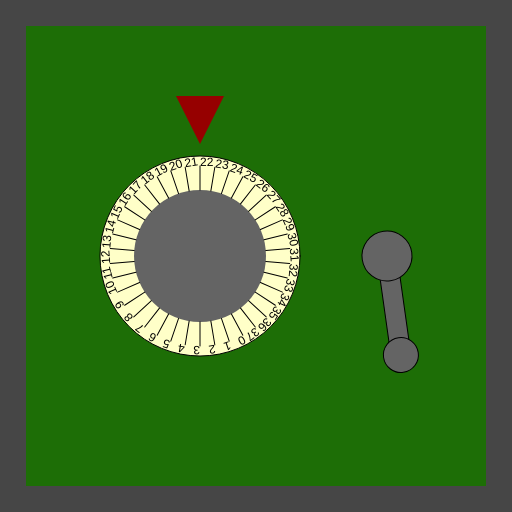
Frame 1 (no input)
Frame 60 (no input): identical to frame 1, image omitted
Frame 120 (the mouse pressed at the canvas centre since frame 60): identical to frame 1, image omitted

The p5.js sketch that drew this single still picture (run headless with seeded random() and noise() and a simulated clock; from frame 60 on, the mouse is pressed at the canvas centre):

// p5.js sketch
// ── sketch.js
/*

Officer: 6568886
CaseNum: 303-0-38392314-6568886

Case 303 - The Case of the Crooked Attorney
Stage 1 - Torvalds' Office

District Attorney Torvalds is well respected in Console City as an upstanding citizen and
enforcer of the law. Of course he’s as crooked as they come. I’ve had enough of having our
hard work at Sleuth and Co undermined by his bribes and back-payments. Let’s take take this
sucker down. I happen to know that Torvalds keeps his incriminating documents spread amongst
several safes in town. I’ll need you to bend the rules a little by breaking into them and
retrieving the incriminating evidence.

The first safe is in Torvald’s office. Crack it by doing the following:

	When any key is pressed:
	- Make CrypticBoxCombination0 equal to 30

	Whilst the mouse is being dragged:
	- Make CrypticBoxCombination0 equal to 12

	Whilst the mouse is moving:
	- Make CrypticBoxCombination0 equal to 22

	When the mouse button is released:
	- Make CrypticBoxCombination0 equal to 24

	Whilst the mouse is being dragged:
	- Make CrypticBoxCombination1 equal to 56

	When any key is pressed:
	- Make CrypticBoxCombination1 equal to 46

	Whilst the mouse is moving:
	- Make CrypticBoxCombination1 equal to 8

	When the mouse button is released:
	- Make CrypticBoxCombination1 equal to 66



There are many possible ways of investigating this case, but you
should use ONLY the following commands:

	- The assignment operator aka. the equals sign !

*/

//declare the variables

var CrypticBoxCombination0;
var CrypticBoxCombination1;


function preload()
{
	//IMAGES WILL BE LOADED HERE

}

function setup()
{
	createCanvas(512,512);

	//initialise the variables
	CrypticBoxCombination0 = 0;
	CrypticBoxCombination1 = 0;

}

///////////////////EVENT HANDLERS///////////////////

//Add your code to these events to open the safe ...

function mouseMoved()
{
	console.log("mouseMoved", mouseX, mouseY);
	CrypticBoxCombination0 = 22;
	CrypticBoxCombination1 = 8;
}

function mouseDragged()
{
	console.log("mouseDragged", mouseX, mouseY);
	CrypticBoxCombination0 = 12;
	CrypticBoxCombination1 = 56;
}

function mousePressed()
{
	console.log("mousePressed");
}

function mouseReleased()
{
	console.log("mouseReleased");
	CrypticBoxCombination0 = 24;
	CrypticBoxCombination1 = 66;
}

function keyPressed()
{
	console.log("keyPressed", key);
	CrypticBoxCombination0 = 30;
	CrypticBoxCombination1 = 46;
}

function keyReleased()
{
	console.log("keyReleased", key);
}

///////////////DO NOT CHANGE CODE BELOW THIS POINT///////////////////

function draw()
{


	//Draw the safe door
	background(70);
	noStroke();
	fill(29,110,6);
	rect(26,26,width-52,width-52);

	//Draw the combination dial
	push();
	translate(200,height/2);
	drawDial(200, CrypticBoxCombination0, 38);
	pop();

	//Draw the lever
	push();
	translate(width - 125,256);
	drawLever(CrypticBoxCombination1);
	pop();

}

function drawDial(diameter,num,maxNum)
{
	//the combination lock

	var r = diameter * 0.5;
	var p = r * 0.6;

	stroke(0);
	fill(255,255,200);
	ellipse(0,0,diameter,diameter);
	fill(100);
	noStroke();
	ellipse(0,0,diameter*0.66,diameter*0.66);
	fill(150,0,0);
	triangle(
		-p * 0.4,-r-p,
		p * 0.4,-r-p,
		0,-r-p/5
	);

	noStroke();

	push();
	var inc = 360/maxNum;

	rotate(radians(-num * inc));
	for(var i = 0; i < maxNum; i++)
	{
		push();
		rotate(radians(i * inc));
		stroke(0);
		line(0,-r*0.66,0,-(r-10));
		noStroke();
		fill(0);
		text(i,0,-(r-10));
		pop();
	}

	pop();
}

function drawLever(rot)
{
	push();
	rotate(radians(-rot))
	stroke(0);
	fill(100);
	rect(-10,0,20,100);
	ellipse(0,0,50,50);
	ellipse(0,100,35,35);
	pop();
}
